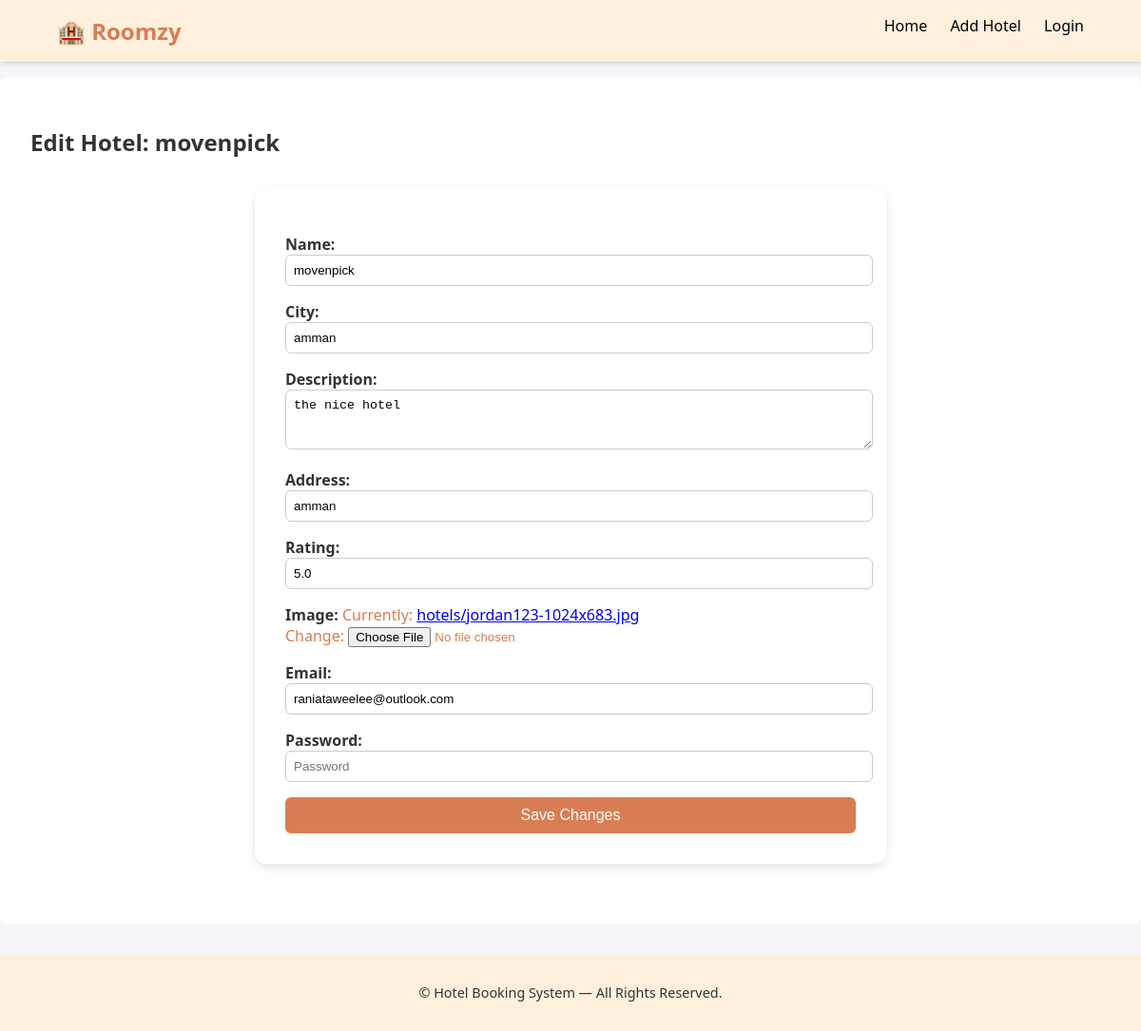
Screenshot of /hotel/1/edit/ with the database file from the repository.
### main_app/models/hotel.py (models this page shows, shortened)
class Hotel(models.Model):
    name = models.CharField(max_length=100)
    city = models.CharField(max_length=100)
    description = models.TextField()
    address = models.CharField(max_length=255,default='')
    rating = models.FloatField(default=0)
    image = models.ImageField(upload_to='media/')
    email = models.EmailField(unique=True)
    password = models.CharField(max_length=128)

### main_app/views.py (the view)
# urls.py: path('hotel/<int:hotel_id>/edit/', views.hotel_edit, name='hotel_edit'),
def hotel_edit(request, hotel_id):
    hotel = get_object_or_404(Hotel, id=hotel_id)
    if request.method == 'POST':
        form = HotelForm(request.POST, request.FILES, instance=hotel)
        if form.is_valid():
            form.save()
            return redirect('hotel_detail_Admin', hotel_id=hotel.id)
    else:
        form = HotelForm(instance=hotel)
    return render(request, 'hotel_edit.html', {'form': form, 'hotel': hotel})

### main_app/forms.py
class HotelForm(forms.ModelForm):
    class Meta:
        model = Hotel
        fields = ["name", "city", "description", "address", "rating", "image", "email", "password"]
        widgets = {
            "name": forms.TextInput(attrs={"class": "form-control", "placeholder": "Hotel Name"}),
            "city": forms.TextInput(attrs={"class": "form-control", "placeholder": "City"}),
            "description": forms.Textarea(attrs={"class": "form-control", "rows": 3, "placeholder": "Description"}),
            "address": forms.TextInput(attrs={"class": "form-control", "placeholder": "Address"}),
            "rating": forms.NumberInput(attrs={"class": "form-control", "step": "0.1"}),
            "email": forms.EmailInput(attrs={"class": "form-control", "placeholder": "Email"}),
            "password": forms.PasswordInput(attrs={"class": "form-control", "placeholder": "Password"}),
        }

### main_app/templates/hotel_edit.html (shortened to what this page needs)
{% extends "base.html" %}
{% block content %}
{% load static %}
    <link rel="stylesheet" href="{% static 'css/login.css' %}">
<h2>Edit Hotel: {{ hotel.name }}</h2>
<form method="POST" enctype="multipart/form-data">
    {{ form.as_p }}
    <button type="submit" class="btn-admin">Save Changes</button>
</form>
{% endblock %}

### main_app/static/css/styles.css (style rules this page uses)
body { font-family: "Segoe UI", Arial, sans-serif; margin: 0; background-color: #f5f6fa; color: #333; }

### main_app/static/css/login.css (style rules this page uses)
form { max-width: 600px; margin: 2rem auto; background: #fff; color: #D97D55; padding: 2rem; border-radius: 12px; box-shadow: 0 4px 10px rgba(0,0,0,0.1); }
form p { margin-bottom: 1rem; }
label { font-weight: bold; color: #333; }
input[type="text"], input[type="email"], input[type="password"], input[type="number"], textarea { width: 100%; padding: 8px; border-radius: 6px; border: 1px solid #ccc; transition: border-color 0.3s; }
button { display: block; width: 100%; padding: 10px; background: #D97D55; color: white; border: none; border-radius: 6px; font-size: 1rem; cursor: pointer; transition: background 0.3s ease; }

### rows the page displays
Hotel: name "movenpick", city "amman", description "the nice hotel", address "amman", rating "5.0", email "raniataweelee@outlook.com"
